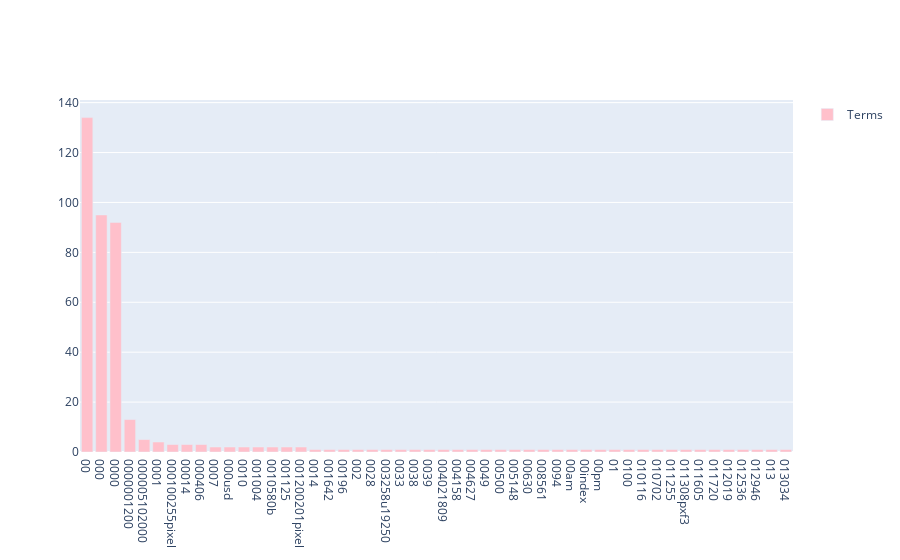

Source (notebook cell):
### Markdown cell above
### **Exercise 14 (take home):** 
The chart above contains all the vocabulary, and it's computationally intensive to both compute and visualize. Can you efficiently reduce the number of terms you want to visualize as an exercise.

### Code cell
# Answer here
term_freq = []

terms = 50
term_freq = np.asarray(X_counts.sum(axis=0)[:,:terms])[0]
term_freq[::-1].sort()

fig2 = go.Figure(go.Bar(x=count_vect.get_feature_names()[:terms], 
            y=term_freq[:terms], showlegend=True, marker={'color': 'pink'}, name='Terms' ))
fig2.show()

### Figure 1 — Plotly figure (JSON) as saved in the notebook; plotly's stock layout.template omitted (floating-point values rounded to 4 significant figures)
{"data": [{"marker": {"color": "pink"}, "name": "Terms", "showlegend": true, "type": "bar", "x": ["00", "000", "0000", "0000001200", "000005102000", "0001", "000100255pixel", "00014", "000406", "0007", "000usd", "0010", "001004", "0010580b", "001125", "001200201pixel", "0014", "001642", "00196", "002", "0028", "003258u19250", "0033", "0038", "0039", "004021809", "004158", "004627", "0049", "00500", "005148", "00630", "008561", "0094", "00am", "00index", "00pm", "01", "0100", "010116", "010702", "011255", "011308pxf3", "011605", "011720", "012019", "012536", "012946", "013", "013034"], "y": [134, 95, 92, 13, 5, 4, 3, 3, 3, 2, 2, 2, 2, 2, 2, 2, 1, 1, 1, 1, 1, 1, 1, 1, 1, 1, 1, 1, 1, 1, 1, 1, 1, 1, 1, 1, 1, 1, 1, 1, 1, 1, 1, 1, 1, 1, 1, 1, 1, 1]}], "layout": {}}
